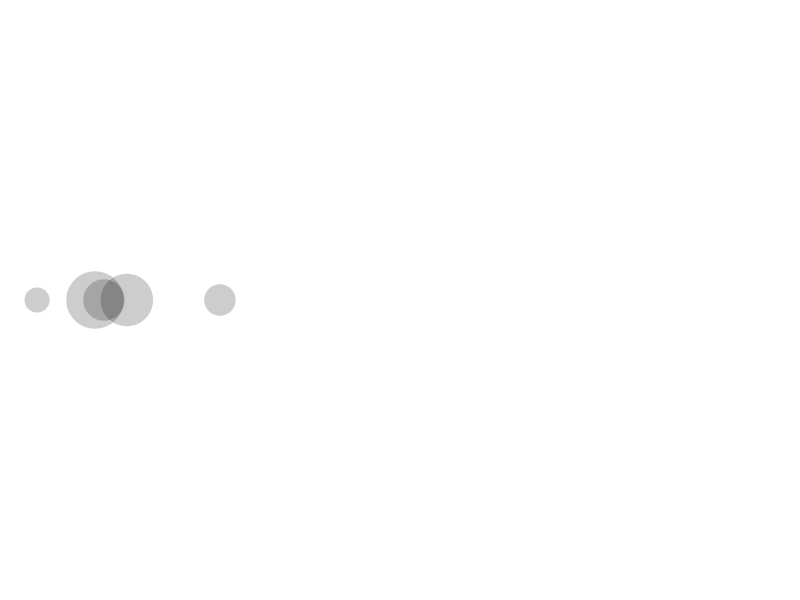
Frame 1 (no input)
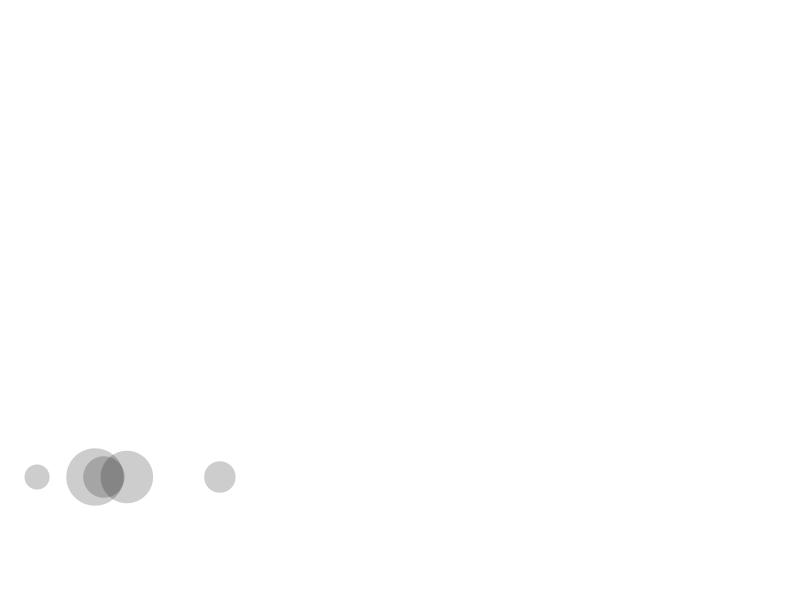
Frame 60 (the mouse pressed at the canvas centre just before this capture)
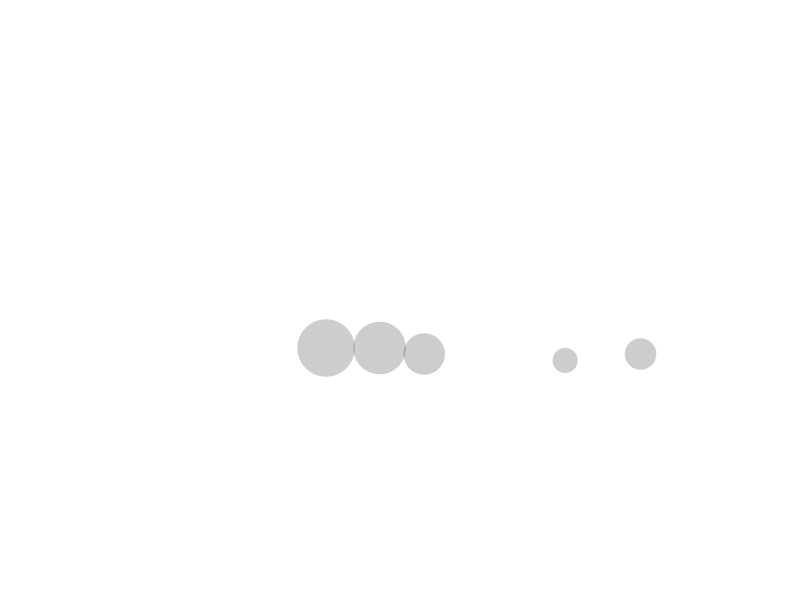
Frame 120 (the mouse held since frame 60 and released just before this capture)

The Processing sketch that drew these frames (run headless with seeded random() and noise(); from frame 60 on, the mouse is pressed at the canvas centre):

// Processing sketch: force_and_accn
// ── force_and_accn.pde
Mover[] movers;

void setup() {
  size(800, 600);
  movers = new Mover[5];
  for (int i = 0; i< movers.length; i++) {
    movers[i] = new Mover();
  }
}

void draw() {
  background(255);
  for (Mover m : movers) { 
    
    PVector gravity = new PVector(0, 0.1);
    gravity = gravity.mult(m.mass);
    m.applyForce(gravity);

    if (mousePressed) {
      PVector wind = new PVector(0.5, 0);
      m.applyForce(wind);
    }
    
    m.display();
    m.update();
    m.bounce();
    
  }
}

// ── Mover.pde
class Mover {
  PVector loc;
  PVector vel;
  PVector acc;

  float mass;

  Mover() {
    mass = random(0.5, 4);

    loc = new PVector(random(width/2), height/2);
    vel = new PVector(0, 0);
    acc = new PVector(0, 0);
  }

  void applyForce(PVector force) {
    PVector f = force.div(mass);
    acc.add(f);
  }

  void display() {
    noStroke();
    fill(0, 50);
    ellipse(loc.x, loc.y, mass*15, mass*15);
  }

  void update() {
    vel.add(acc);
    loc.add(vel);
    acc.mult(0);
  }

  void bounce() {
    if (loc.x > width - (mass*15/2) || loc.x < (mass*15/2)) vel.x *= -1;
    if (loc.y > height - (mass*15/2) || loc.y < (mass*15/2)) vel.y *= -1;
  }
}
